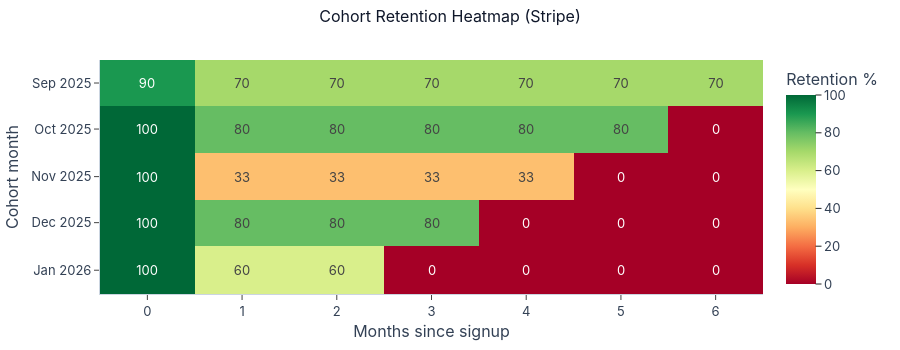

The cell this chart's notebook holds for it:
### Markdown cell above
## 1. Cohort retention from Tidemill API

### Code cell
ret_matrix = reports.retention.stripe_heatmap(sd, START, END)
reports.retention.plot_stripe_heatmap(ret_matrix)

### Figure 1 — Plotly figure (JSON) as saved in the notebook; plotly's stock layout.template omitted (floating-point values rounded to 4 significant figures)
{"data": [{"coloraxis": "coloraxis", "hovertemplate": "Months since signup: %{x}<br>Cohort month: %{y}<br>Retention %: %{z}<extra></extra>", "name": "0", "texttemplate": "%{z:.0f}", "type": "heatmap", "x": [0, 1, 2, 3, 4, 5, 6], "xaxis": "x", "y": ["2025-09", "2025-10", "2025-11", "2025-12", "2026-01"], "yaxis": "y", "z": [[90.0, 70.0, 70.0, 70.0, 70.0, 70.0, 70.0], [100.0, 80.0, 80.0, 80.0, 80.0, 80.0, 0.0], [100.0, 33.33, 33.33, 33.33, 33.33, 0.0, 0.0], [100.0, 80.0, 80.0, 80.0, 0.0, 0.0, 0.0], [100.0, 60.0, 60.0, 0.0, 0.0, 0.0, 0.0]]}], "layout": {"coloraxis": {"cmax": 100, "cmin": 0, "colorbar": {"title": {"text": "Retention %"}}, "colorscale": [[0, "rgb(165,0,38)"], [0.1, "rgb(215,48,39)"], [0.2, "rgb(244,109,67)"], [0.3, "rgb(253,174,97)"], [0.4, "rgb(254,224,139)"], [0.5, "rgb(255,255,191)"], [0.6, "rgb(217,239,139)"], [0.7, "rgb(166,217,106)"], [0.8, "rgb(102,189,99)"], [0.9, "rgb(26,152,80)"], [1, "rgb(0,104,55)"]]}, "height": 350, "title": {"text": "Cohort Retention Heatmap (Stripe)"}, "xaxis": {"anchor": "y", "constrain": "domain", "domain": [0, 1], "scaleanchor": "y", "title": {"text": "Months since signup"}}, "yaxis": {"anchor": "x", "autorange": "reversed", "constrain": "domain", "domain": [0, 1], "title": {"text": "Cohort month"}}}}
